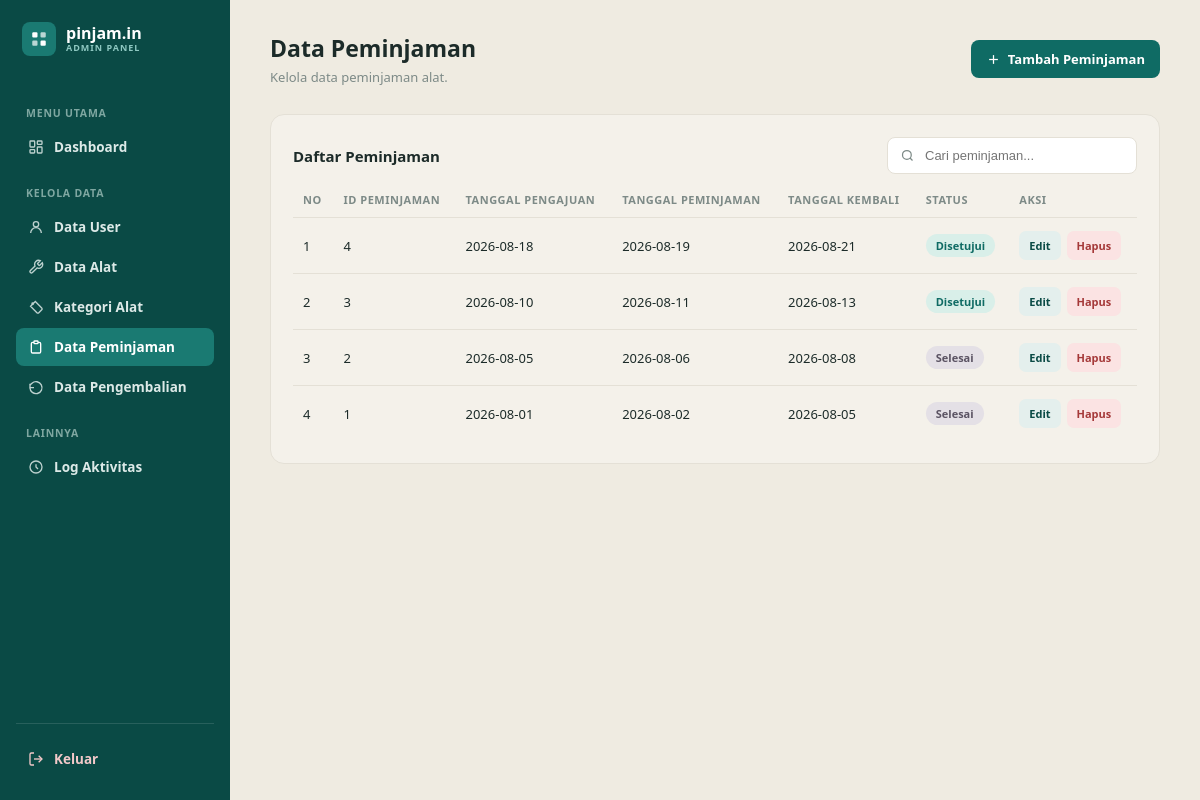
The page /View/v_peminjaman.php (signed in) on the database as committed earlier.
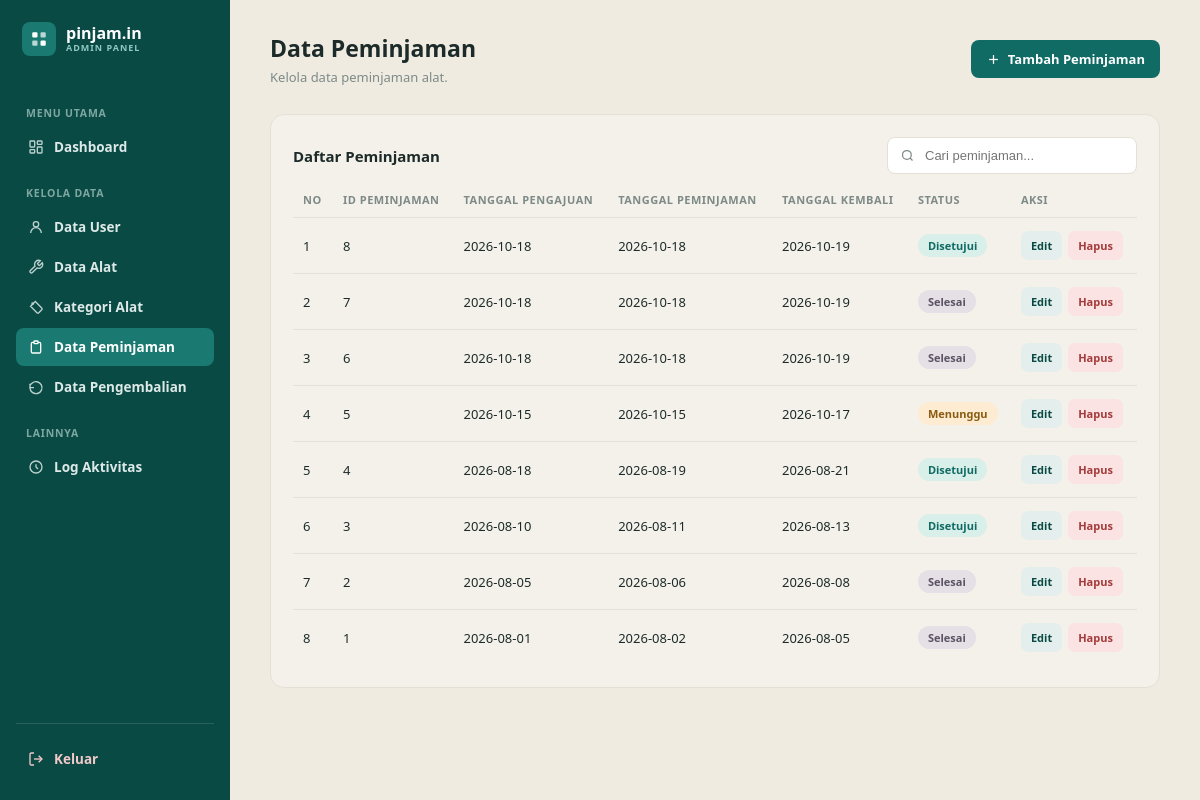
The same page on the database as committed later.
### tables this page shows
CREATE TABLE `peminjaman` (
  `id_peminjaman` int(11) NOT NULL,
  `id_user` int(11) NOT NULL,
  `tanggal_pengajuan` date NOT NULL,
  `tanggal_pinjam` date NOT NULL,
  `tanggal_kembali_rencana` date NOT NULL,
  `keperluan` text DEFAULT NULL,
  `status` enum('menunggu','disetujui','ditolak','selesai') NOT NULL DEFAULT 'menunggu',
  `disetujui_oleh` int(11) DEFAULT NULL,
  `keterangan` text DEFAULT NULL
);

### Model/m_peminjaman.php (called while the page is built, shortened)
<?php
class m_peminjaman
{
    private function koneksi()
    {
        $db = new koneksi();
        return $db->koneksi;
    }
    public function daftar_pengajuan()
    {
        $conn = $this->koneksi();
        $sql = "SELECT p.*, u.nama, u.username
                FROM peminjaman p
                JOIN tb_user u ON p.id_user = u.id_user
                ORDER BY p.id_peminjaman DESC";
        $query = mysqli_query($conn, $sql);
        $hasil = [];
        if ($query) {
            while ($row = mysqli_fetch_assoc($query)) {
                $hasil[] = $row;
            }
        }
        return $hasil;
    }
}
?>

### View/v_peminjaman.php (the view, shortened to what the changed rows need)
<?php
include_once __DIR__ . '/../Model/m_peminjaman.php';
$model = new m_peminjaman();
$dataPeminjaman = $model->daftar_pengajuan();
?>
<!DOCTYPE html>
<html lang="id">
<head>
</head>
<body>
<div class="layout">
<main class="main">
    <div class="topbar">
        <div>
            <h1>Data Peminjaman</h1>
        </div>
    </div>
    <div class="panel">
        <div class="panel-header">
            <h2 class="panel-title">Daftar Peminjaman</h2>
        </div>
        <div class="table-wrapper">
            <table id="tabelPeminjaman">
                <thead>
                    <tr>
                        <th>No</th>
                        <th>ID Peminjaman</th>
                        <th>Tanggal Pengajuan</th>
                        <th>Tanggal Peminjaman</th>
                        <th>Tanggal Kembali</th>
                        <th>Status</th>
                        <th>Aksi</th>
                    </tr>
                </thead>
                <tbody>
                <?php
                $no = 1;
                if (!empty($dataPeminjaman)):
                    foreach ($dataPeminjaman as $peminjaman):
                        $status = $peminjaman['status'] ?? '';
                        $id = (int)($peminjaman['id_peminjaman'] ?? 0);
                ?>
                    <tr>
                        <td><?= $no++ ?></td>
                        <td><?= htmlspecialchars($peminjaman['id_peminjaman'] ?? '-') ?></td>
                        <td><?= htmlspecialchars($peminjaman['tanggal_pengajuan'] ?? '-') ?></td>
                        <td>
                            <?= htmlspecialchars(
                                $peminjaman['tanggal_pinjam']
                                ?? $peminjaman['tanggal_peminjaman']
                                ?? '-'
                            ) ?>
                        </td>
                        <td><?= htmlspecialchars($peminjaman['tanggal_kembali_rencana'] ?? '-') ?></td>
                        <td>
                            <?php if ($status == 'menunggu'): ?>
                                <span class="badge badge-menunggu">Menunggu</span>
                            <?php elseif ($status == 'disetujui'): ?>
                                <span class="badge badge-disetujui">Disetujui</span>
                            <?php elseif ($status == 'ditolak'): ?>
                                <span class="badge badge-ditolak">Ditolak</span>
                            <?php elseif ($status == 'selesai'): ?>
                                <span class="badge badge-selesai">Selesai</span>
                            <?php else: ?>
                                <span class="badge"><?= htmlspecialchars($status ?: '-') ?></span>
                            <?php endif; ?>
                        </td>
                        <td>
                            <div class="action">
                                <a href="v_edit_peminjaman.php?id=<?= $id ?>" class="btn-edit">
                                    Edit
                                </a>
                                <a href="../Controller/c_peminjaman.php?aksi=hapus&id=<?= $id ?>"
                                   class="btn-delete"
                                   onclick="return confirm('Yakin ingin menghapus data peminjaman ini?')">
                                    Hapus
                                </a>
                            </div>
                        </td>
                    </tr>
                <?php
                    endforeach;
                else:
                ?>
                    <tr class="empty-row">
                        <td colspan="7">Belum ada data peminjaman.</td>
                    </tr>
                <?php endif; ?>
                </tbody>
            </table>
        </div>
    </div>
</main>
</div>
</body>
</html>

Rows that differ between the two databases and show on the page:
added peminjaman: id_peminjaman "8", tanggal_pengajuan "2026-10-18", tanggal_pinjam "2026-10-18", tanggal_kembali_rencana "2026-10-19", status "Disetujui"
added peminjaman: id_peminjaman "7", tanggal_pengajuan "2026-10-18", tanggal_pinjam "2026-10-18", tanggal_kembali_rencana "2026-10-19", status "Selesai"
added peminjaman: id_peminjaman "6", tanggal_pengajuan "2026-10-18", tanggal_pinjam "2026-10-18", tanggal_kembali_rencana "2026-10-19", status "Selesai"
added peminjaman: id_peminjaman "5", tanggal_pengajuan "2026-10-15", tanggal_pinjam "2026-10-15", tanggal_kembali_rencana "2026-10-17", status "Menunggu"
